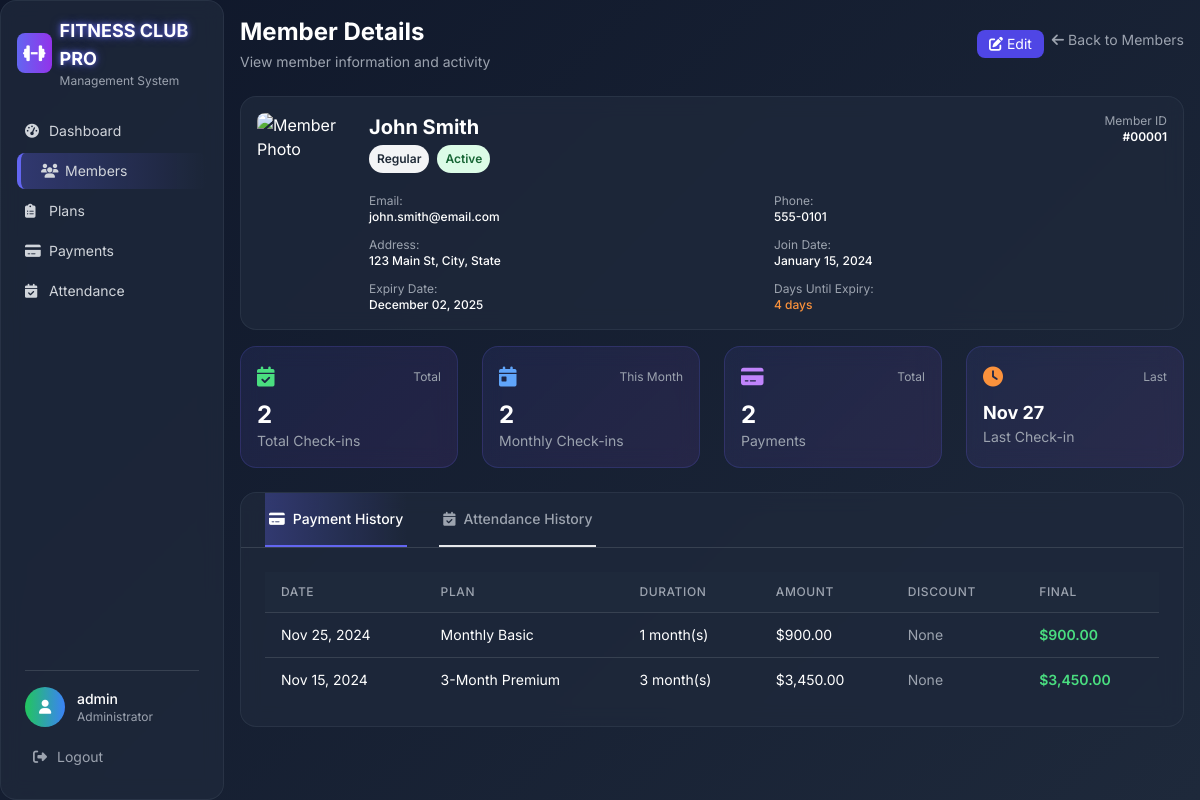
The app's page /members/view.php?id=1 (signed in) with its own data.
### tables this page shows
CREATE TABLE members (
    id INT AUTO_INCREMENT PRIMARY KEY,
    full_name VARCHAR(100) NOT NULL,
    email VARCHAR(100) NOT NULL UNIQUE,
    phone VARCHAR(20) NOT NULL,
    address TEXT NOT NULL,
    member_type ENUM('Regular', 'Student', 'Senior') NOT NULL DEFAULT 'Regular',
    photo VARCHAR(255) DEFAULT NULL,
    join_date DATE NOT NULL,
    expiry_date DATE NOT NULL,
    status ENUM('Active', 'Expired') NOT NULL DEFAULT 'Active',
    created_at TIMESTAMP DEFAULT CURRENT_TIMESTAMP,
    INDEX idx_email (email),
    INDEX idx_status (status),
    INDEX idx_expiry (expiry_date)
);

CREATE TABLE attendance (
    id INT AUTO_INCREMENT PRIMARY KEY,
    member_id INT NOT NULL,
    checkin_date DATE NOT NULL,
    checkin_time TIME NOT NULL,
    created_at TIMESTAMP DEFAULT CURRENT_TIMESTAMP,
    FOREIGN KEY (member_id) REFERENCES members(id) ON DELETE CASCADE,
    UNIQUE KEY unique_daily_checkin (member_id, checkin_date),
    INDEX idx_checkin_date (checkin_date),
    INDEX idx_member_attendance (member_id)
);

CREATE TABLE payments (
    id INT AUTO_INCREMENT PRIMARY KEY,
    member_id INT NOT NULL,
    plan_id INT NOT NULL,
    original_amount DECIMAL(10,2) NOT NULL,
    discount_percent DECIMAL(5,2) NOT NULL DEFAULT 0.00,
    discount_amount DECIMAL(10,2) NOT NULL DEFAULT 0.00,
    final_amount DECIMAL(10,2) NOT NULL,
    payment_date DATE NOT NULL,
    paid_by VARCHAR(50) NOT NULL,
    notes TEXT,
    created_at TIMESTAMP DEFAULT CURRENT_TIMESTAMP,
    FOREIGN KEY (member_id) REFERENCES members(id) ON DELETE CASCADE,
    FOREIGN KEY (plan_id) REFERENCES plans(id) ON DELETE RESTRICT,
    INDEX idx_member (member_id),
    INDEX idx_payment_date (payment_date)
);

CREATE TABLE plans (
    id INT AUTO_INCREMENT PRIMARY KEY,
    plan_name VARCHAR(50) NOT NULL UNIQUE,
    duration_months INT NOT NULL,
    price DECIMAL(10,2) NOT NULL,
    description TEXT,
    created_at TIMESTAMP DEFAULT CURRENT_TIMESTAMP,
    INDEX idx_plan_name (plan_name)
);

### members/view.php (the view, shortened to what the rows shown need)
<?php
require_once '../helpers/functions.php';
require_once '../models/Member.php';
require_once '../models/Payment.php';
require_once '../models/Attendance.php';
$id = (int)($_GET['id'] ?? 0);
$member = new Member();
$payment = new Payment();
$attendance = new Attendance();
$memberData = $member->getById($id);
$paymentHistory = $payment->getByMemberId($id);
$attendanceStats = $attendance->getMemberAttendanceStats($id);
?>
<!DOCTYPE html>
<html lang="en">
<head>
    <script src="https://cdn.tailwindcss.com"></script>
    <link rel="stylesheet" href="https://cdnjs.cloudflare.com/ajax/libs/font-awesome/6.4.0/css/all.min.css">
</head>
<body class="bg-slate-900 text-white">
    <div class="fixed left-0 top-0 h-full w-56 glass-card p-4 z-10">
        <div class="flex items-center mb-6">
            <div>
                <h1 class="text-lg font-bold neon-text">FITNESS CLUB PRO</h1>
            </div>
        </div>
    </div>
    <div class="ml-56 p-4">
        <div class="flex justify-between items-center mb-6">
            <div>
                <h1 class="text-2xl font-bold mb-1">Member Details</h1>
            </div>
        </div>
        <div class="glass-card p-4 mb-4">
            <div class="flex flex-col md:flex-row gap-4">
                <div class="flex-1">
                    <div class="flex items-start justify-between mb-3">
                        <div>
                            <h2 class="text-xl font-bold mb-1 text-sm"><?php echo htmlspecialchars($memberData['full_name']); ?></h2>
                            <div class="flex items-center space-x-2 mb-2">
                                <span class="px-2 py-1 inline-flex text-xs leading-5 font-semibold rounded-full <?php echo getMemberTypeBadgeColor($memberData['member_type']); ?>">
                                    <?php echo htmlspecialchars($memberData['member_type']); ?>
                                </span>
                                <span class="px-2 py-1 inline-flex text-xs leading-5 font-semibold rounded-full <?php echo getStatusBadgeColor($memberData['status']); ?>">
                                    <?php echo htmlspecialchars($memberData['status']); ?>
                                </span>
                            </div>
                        </div>
                        <div class="text-right">
                            <p class="text-xs text-gray-400">Member ID</p>
                            <p class="font-semibold text-xs">#<?php echo str_pad($memberData['id'], 5, '0', STR_PAD_LEFT); ?></p>
                        </div>
                    </div>
                    <div class="grid grid-cols-1 md:grid-cols-2 gap-3 text-xs">
                        <div>
                            <span class="text-gray-400 text-xs">Email:</span>
                            <p class="font-medium text-xs"><?php echo htmlspecialchars($memberData['email']); ?></p>
                        </div>
                        <div>
                            <span class="text-gray-400 text-xs">Phone:</span>
                            <p class="font-medium text-xs"><?php echo htmlspecialchars($memberData['phone']); ?></p>
                        </div>
                        <div>
                            <span class="text-gray-400 text-xs">Address:</span>
                            <p class="font-medium text-xs"><?php echo htmlspecialchars($memberData['address']); ?></p>
                        </div>
                        <div>
                            <span class="text-gray-400 text-xs">Join Date:</span>
                            <p class="font-medium text-xs"><?php echo date('F d, Y', strtotime($memberData['join_date'])); ?></p>
                        </div>
                        <div>
                            <span class="text-gray-400 text-xs">Expiry Date:</span>
                            <p class="font-medium text-xs"><?php echo date('F d, Y', strtotime($memberData['expiry_date'])); ?></p>
                        </div>
                        <div>
                            <span class="text-gray-400 text-xs">Days Until Expiry:</span>
                            <p class="font-medium text-xs <?php echo daysUntilExpiry($memberData['expiry_date']) <= 7 ? 'text-orange-400' : ''; ?>">
                                <?php
                                $days = daysUntilExpiry($memberData['expiry_date']);
                                echo $days > 0 ? "$days days" : "Expired";
                                ?>
                            </p>
                        </div>
                    </div>
                </div>
            </div>
        </div>
        <div class="grid grid-cols-1 md:grid-cols-4 gap-6 mb-6">
            <div class="stat-card glass-card p-4">
                <div class="flex items-center justify-between mb-2">
                    <i class="fas fa-clock text-orange-400 text-xl"></i>
                    <span class="text-xs text-gray-400">Last</span>
                </div>
                <h3 class="text-lg font-bold">
                    <?php
                    if ($attendanceStats['last_checkin']) {
                        echo date('M d', strtotime($attendanceStats['last_checkin']['checkin_date']));
                    } else {
                        echo 'Never';
                    }
                    ?>
                </h3>
                <p class="text-sm text-gray-400">Last Check-in</p>
            </div>
        </div>
        <div class="glass-card">
            <div id="payments-content" class="p-6">
                <div class="overflow-x-auto">
                    <table class="w-full">
                        <thead class="bg-slate-800 border-b border-gray-700">
                            <tr>
                                <th class="px-4 py-3 text-left text-xs font-medium text-gray-400 uppercase tracking-wider">Date</th>
                                <th class="px-4 py-3 text-left text-xs font-medium text-gray-400 uppercase tracking-wider">Plan</th>
                                <th class="px-4 py-3 text-left text-xs font-medium text-gray-400 uppercase tracking-wider">Duration</th>
                                <th class="px-4 py-3 text-left text-xs font-medium text-gray-400 uppercase tracking-wider">Amount</th>
                                <th class="px-4 py-3 text-left text-xs font-medium text-gray-400 uppercase tracking-wider">Discount</th>
                                <th class="px-4 py-3 text-left text-xs font-medium text-gray-400 uppercase tracking-wider">Final</th>
                            </tr>
                        </thead>
                        <tbody class="divide-y divide-gray-700">
                            <?php if (!empty($paymentHistory)): ?>
                                <?php foreach ($paymentHistory as $payment): ?>
                                    <tr class="table-row transition-colors">
                                        <td class="px-4 py-3 whitespace-nowrap text-sm">
                                            <?php echo date('M d, Y', strtotime($payment['payment_date'])); ?>
                                        </td>
                                        <td class="px-4 py-3 whitespace-nowrap text-sm">
                                            <?php echo htmlspecialchars($payment['plan_name']); ?>
                                        </td>
                                        <td class="px-4 py-3 whitespace-nowrap text-sm">
                                            <?php echo $payment['duration_months']; ?> month(s)
                                        </td>
                                        <td class="px-4 py-3 whitespace-nowrap text-sm">
                                            $<?php echo number_format($payment['original_amount'], 2); ?>
                                        </td>
                                        <td class="px-4 py-3 whitespace-nowrap text-sm">
                                            <?php if ($payment['discount_percent'] > 0): ?>
                                                <span class="text-green-400">
                                                    <?php echo $payment['discount_percent']; ?>% ($<?php echo number_format($payment['discount_amount'], 2); ?>)
                                                </span>
                                            <?php else: ?>
                                                <span class="text-gray-400">None</span>
                                            <?php endif; ?>
                                        </td>
                                        <td class="px-4 py-3 whitespace-nowrap text-sm font-semibold text-green-400">
                                            $<?php echo number_format($payment['final_amount'], 2); ?>
                                        </td>
                                    </tr>
                                <?php endforeach; ?>
                            <?php endif; ?>
                        </tbody>
                    </table>
                </div>
            </div>
        </div>
    </div>
</body>
</html>

### records on screen
members: full_name "John Smith", member_type "Regular", status "Active", id "00001", email "john.smith@email.com", phone "555-0101", address "123 Main St, City, State", join_date "January 15, 2024", expiry_date "December 02, 2025", expiry_date "4"
attendance: checkin_date "Nov 27"
payments: payment_date "Nov 25, 2024", plan.plan_name "Monthly Basic", plan.duration_months "1", original_amount "900.00", discount_percent "None", final_amount "900.00"
payments: payment_date "Nov 15, 2024", plan.plan_name "3-Month Premium", plan.duration_months "3", original_amount "3,450.00", discount_percent "None", final_amount "3,450.00"

### other values on screen
$_SESSION['admin_username'] "admin"
$attendanceStats['total_checkins'] "2"
$attendanceStats['checkins_this_month'] "2"
count($paymentHistory) "2"
